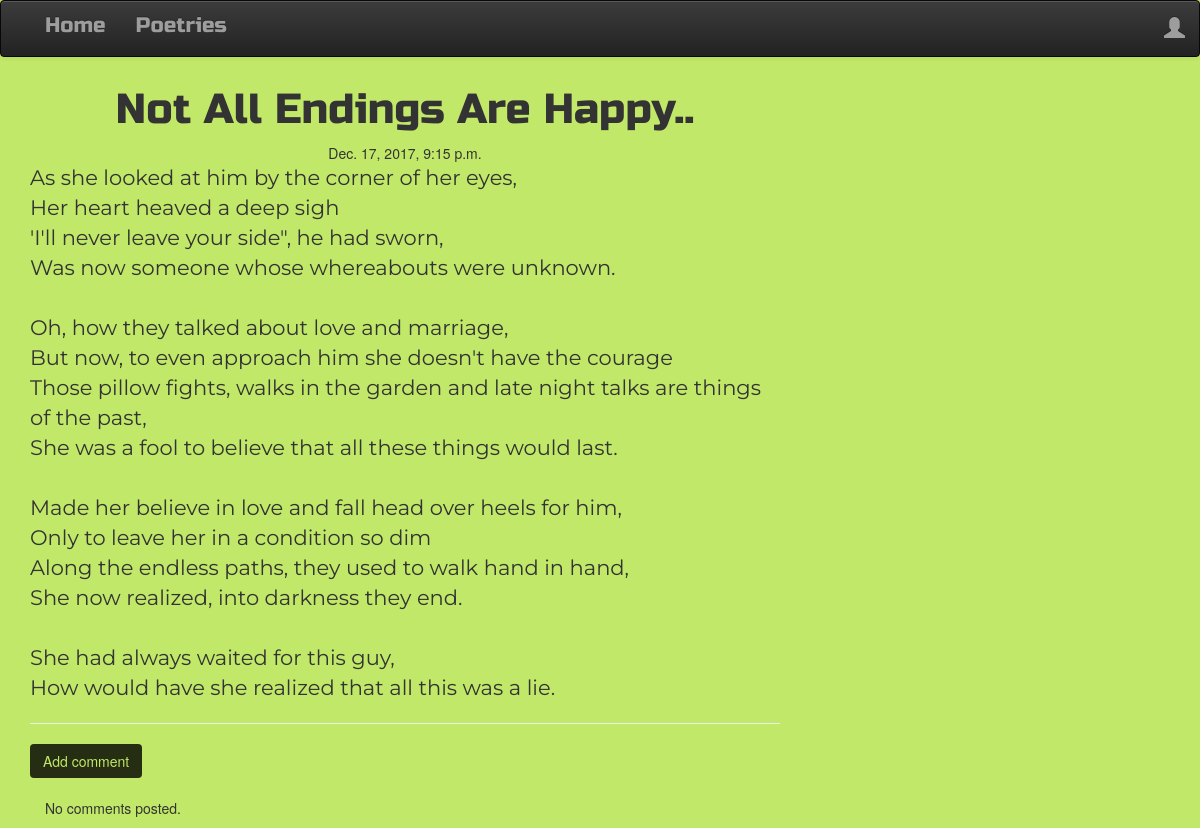
The page /poetry/14 on the database its author committed.
### poetries/models.py (models this page shows, shortened)
class Poetry(models.Model):
    author = models.ForeignKey('auth.User')
    title = models.CharField(max_length=200)
    text = models.TextField()
    create_date = models.DateTimeField(default=timezone.now)
    published_date = models.DateTimeField(blank=True,null=True)

### poetries/views.py (the view)
# urls.py: url(r'^poetry/(?P<pk>\d+)$',views.PoetryDetailView.as_view(),name='poetry_detail'),
class PoetryDetailView(DetailView):
    model = Poetry

### poetries/templates/poetries/poetry_detail.html (shortened to what this page needs)
{% extends 'poetries/base.html' %}
{% block content %}
        <h1 class='poetrytitle loader'>{{ poetry.title }}</h1>
        {% if poetry.published_date %}
            <div class="date poetrydate">
                {{ poetry.published_date }}
            </div>
        {% else %}
            <button type="button" class="btn btn-outline-dark"><a href="{% url 'poetry_publish' pk=poetry.pk %}">Publish</a></button>
        {% endif %}
      <p class='poetrycontent' >{{ poetry.text|safe|linebreaksbr }}</p>
  <hr>
  <button type="button" class="btn btn-dark"><a href="{% url 'add_comment_to_poetry' pk=poetry.pk %}">Add comment</a></button>
  <div class="container">
  {% for comment in poetry.comments.all %}
  <br>
      {% if user.is_authenticated or comment.approved_comment %}
              {{ comment.create_date }}
              {% if not comment.approved_comment %}
                  <button type="button" class="btn btn-dark"><a class="btn btn-default" href="{% url 'comment_remove' pk=comment.pk %}"><span class="glyphicon glyphicon-remove"></span></a></button>
                  <button type="button" class="btn btn-dark"><a class="btn btn-default" href="{% url 'comment_approve' pk=comment.pk %}"><span class="glyphicon glyphicon-ok"></span></a></button>
              {% endif %}
          <p>{{ comment.text|safe|linebreaks }}</p>
          <p>posted by: <strong>{{ comment.author }}</strong></p>
      {% endif %}
  {% empty %}
    <br>
      <p>No comments posted.</p>
  {% endfor %}
</div>
{% endblock %}

### poetries/static/css/poetries.css (style rules this page uses)
body { background-color: #c1e868; }
.poetrydate { text-align: center; }
.poetrytitle { font-family: 'Russo One', sans-serif; font-size: 3em; text-align: center; }
.poetrycontent { font-family: 'Montserrat'; font-size: 1.5em; }
button { background-color: #252d12; border: 1px solid #252d12; border-radius: 10px; }
button a { color: #c1e868; }

### rows shown on the page
Poetry: title "Not All Endings Are Happy..", published_date "Dec. 17, 2017, 9:15 p.m.", text "As she looked at him by the corner of her eyes, Her heart heaved a deep sigh 'I'll never leave your side\", he had sworn, Was now someone whose whereabouts were unknown. Oh, how they talked about love and marriage, But now, to even approach him she doesn't have the courage Those pillow fights, walks in the garden and late night talks are things of the past, She was a fool to believe that all these things would last. Made her believe in love and fall head over heels for him, Only to leave her in a condition so dim Along the endless paths, they used to walk hand in hand, She now realized, into darkness they end. She had always waited for this guy, How would have she realized that all this was…"
